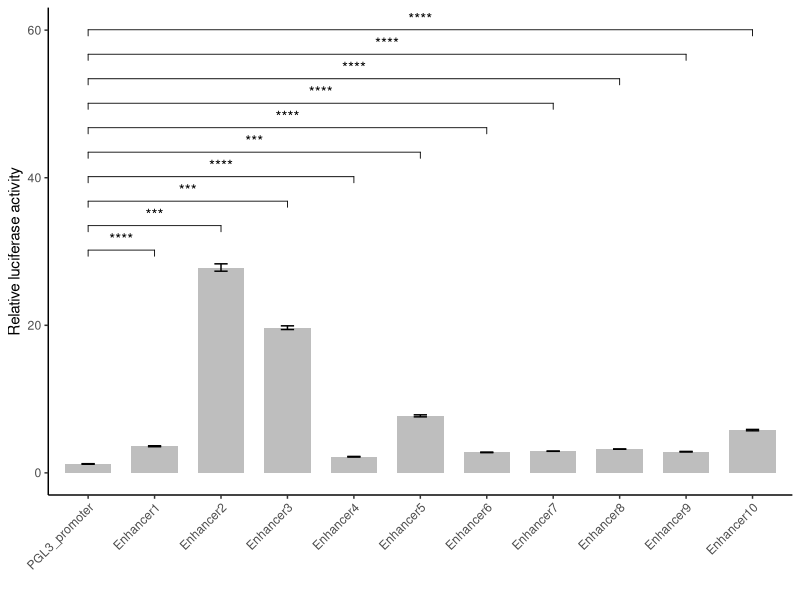

Here is the R script that generated this plot:
library(ggplot2)
library(dplyr)
library(ggpubr)


df <- data.frame(
  value = c(
    3.543470993, 3.552374157, 3.745456536,
    27.16179165, 28.80562682, 27.52047892,
    19.75822228, 19.20216544, 20.06397886,
    2.246162392, 2.106990792, 2.207375517,
    7.92329823, 7.459500573, 7.797238736,
    2.835126879, 2.794073129, 2.707294943,
    2.96074468, 2.903911141, 2.9501576,
    3.238330042, 3.179016763, 3.238745006,
    2.78554531, 2.91453374, 2.897699238,
    5.666384677, 5.746338343, 5.978139099,
    1.28106055, 1.154585655, 1.19102414
  ),
  group = rep(c(
    "Enhancer1", "Enhancer2", "Enhancer3", "Enhancer4", "Enhancer5",
    "Enhancer6", "Enhancer7", "Enhancer8", "Enhancer9", "Enhancer10",
    "PGL3_promoter"
  ), each = 3)
)


df$group <- factor(df$group, levels = c(
  "PGL3_promoter",
  paste0("Enhancer", 1:10)
))


comparisons <- lapply(paste0("Enhancer", 1:10), function(x) c("PGL3_promoter", x))


pdf("convince_10enhacner.pdf",width=4,height=4)
 ggplot(df, aes(x = group, y = value)) +
  geom_bar(stat = "summary", fun = "mean", width = 0.7, fill = "gray") +
  geom_errorbar(stat = "summary", fun.data = mean_se, width = 0.2) +theme_classic()+
 theme(axis.text.x = element_text(angle = 45, hjust = 1)) +
  ylab("Relative luciferase activity") + xlab("") +
  stat_compare_means(comparisons = comparisons, method = "t.test", label = "p.signif")

dev.off()
